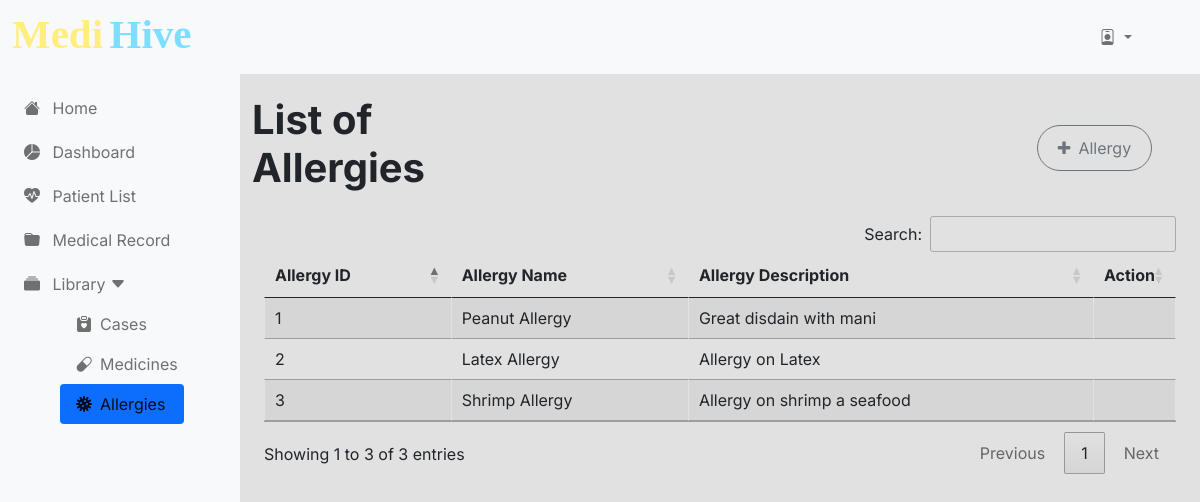
/pages/admin/allergy.php, run on the app's committed database.
### tables this page shows
CREATE TABLE `allergy` (
  `allergyID` int(11) NOT NULL,
  `allergyName` varchar(255) NOT NULL,
  `allergyDescription` varchar(255) NOT NULL
);

### classes/allergy.class.php (called while the page is built, shortened)
<?php
require_once 'database.php';
Class Allergy{
    protected $db;
    function __construct()
    {
        $this->db = new Database();
    }
    function show(){
        $sql = "SELECT * FROM allergy;";
        $query=$this->db->connect()->prepare($sql);
        $data = null;
        if($query->execute()){
            $data = $query->fetchAll();
        }
        return $data;
    }
}
?>

### classes/database.php (called while the page is built, shortened)
<?php
class Database {
    private $server = "localhost";
    private $dbname = 'medihive';
    private $user = "root";
    private $pass = '';
    private $connection;
    public function connect() {
        try{
            $this->connection = new PDO("mysql:host=$this->server;dbname=$this->dbname", $this->user, $this->pass);
            $this->connection->setAttribute(PDO::ATTR_ERRMODE, PDO::ERRMODE_EXCEPTION);
        } catch(PDOException $e) {
            die("Connection failed: " . $this->connection->connect_error);
        }
        return $this->connection;
    }
}
?>

### pages/admin/allergy.php (the view, shortened to what this page needs)
<!DOCTYPE html>
<html lang="en">
<?php
require_once('db-head.php');
?>
<body>
    <?php
    require_once('../../classes/database.php');
    require_once('db-navbar.php');
    require_once('db-sidenav.php');
    ?>
    <main>
        <div class="container-fluid">
            <div class="row d-flex align-items-center mb-3">
                <h1 class="col-sm-12 col-lg-4 d-flex justify-content-center" style="font-weight: 700;">List of Allergies
                </h1>
                <button class="btn btn-add btn-outline-secondary col-sm-12 col-lg-7 d-flex justify-content-center align-items-center ms-auto me-5"
                    style="max-width: 115px; min-height: 46px; border-radius: 25px;" id="addbutt"
                    onclick="location.href='addallergy.php';">
                    <i class="fa fa-plus brand-color me-2" aria-hidden="true"></i>
                    Allergy</button>
            </div>
        </div>
        <?php
        require_once '../../classes/allergy.class.php';
        ?>
        <?php
        $allergy = new Allergy();
        $allergyArray = $allergy->show();
        ?>
        <div class="lamesa table-responsive-lg mx-auto">
            <table id="allergy" class="table mx-auto table-responsive-lg table-sm table-striped table-bordered">
                <thead>
                    <tr>
                        <th scope="col">Allergy ID</th>
                        <th scope="col">Allergy Name</th>
                        <th scope="col">Allergy Description</th>
                        <th scope="col" width="5%">Action</th>
                    </tr>
                </thead>
                <tbody id="allergyTableBody">
                    <?php
                    if ($allergyArray) {
                        foreach ($allergyArray as $item) {
                            ?>
                            <tr>
                                <td>
                                    <?= $item['allergyID'] ?>
                                </td>
                                <td>
                                    <?= $item['allergyName'] ?>
                                </td>
                                <td>
                                    <?= $item['allergyDescription'] ?>
                                </td>
                                <td class="text-center">
                                </td>
                            </tr>
                            <?php
                        }
                    }
                    ?>
                </tbody>
            </table>
        </div>
    </main>
</body>
</html>

### css/admins.css (style rules this page uses)
* { margin: 0; padding: 0; font-size: 1rem; box-sizing: border-box; font-family: "Inter", sans-serif; }
body { background-color: #e1e1e1; }
:root { --offcanvas-width: 240px; --topbarHeight: 9%; --topmainHeight: 8%; --formHeight: 30%; }
@media screen and (min-width: 992px) { body { overflow: auto !important; } }
@media screen and (min-width: 992px) { main { margin-top: var(--topmainHeight); margin-left: var(--offcanvas-width); } }
@media screen and (min-width:768px) { main { margin-top: 8%; } }
.lamesa { width: 100%; max-height: 340px; }

### data on the page
allergy: allergyID "1", allergyName "Peanut Allergy", allergyDescription "Great disdain with mani"
allergy: allergyID "2", allergyName "Latex Allergy", allergyDescription "Allergy on Latex"
allergy: allergyID "3", allergyName "Shrimp Allergy", allergyDescription "Allergy on shrimp a seafood"
